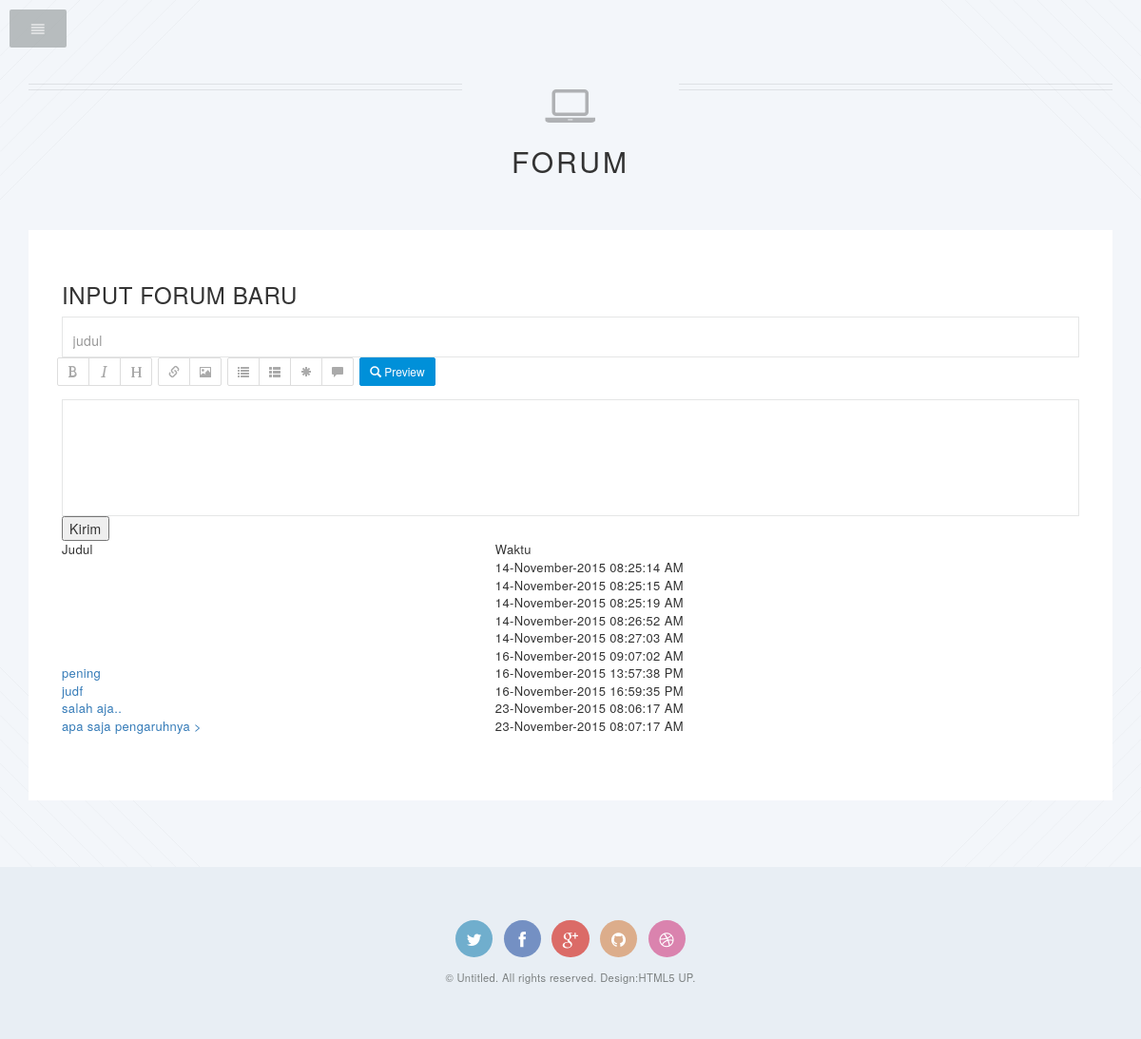
Screenshot of /forumdaftar2.php with the database file from the repository.
### tables this page shows
CREATE TABLE IF NOT EXISTS `tbkomunikasi` (
  `id_kom` int(11) NOT NULL,
  `tipe` int(1) NOT NULL COMMENT '0=reply, 1=forum, 2=komentar_materi',
  `id_materi` int(11) NOT NULL,
  `id_anggota` int(11) NOT NULL,
  `judul` varchar(64) NOT NULL,
  `waktu` int(11) NOT NULL,
  `isi` text NOT NULL,
  `status` int(1) NOT NULL DEFAULT '0' COMMENT '0=terbuka, 1=tertutup, 2=Dihapus',
  `balasan` text NOT NULL
);

### forum/daftar.php (the view, shortened to what this page needs)
<table width="100% " border="1">
  <tr>
    <td>Judul</td>
    <td>Waktu</td>
  </tr>
  <?php
  	$sql = 'SELECT * FROM tbkomunikasi WHERE tipe = 1 AND  status = 0';
	$data = mysql_query($sql);
	while ($row = mysql_fetch_assoc($data))
	{
  ?>
  <tr>
    <td><a href="forum2.php?id=<?php echo $row['id_kom']?>">
	<?php echo $row['judul']?>
	</a></td>
    <td><?php echo date('d-F-Y H:i:s A', $row['waktu'])?></td>
  </tr>
<?Php
}
?>
</table>

### css/style.css (style rules this page uses)
body, #skel-layers-wrapper { background: #f3f6fa; }
body, input, select, textarea { color: #7c8081; font-family: 'Lato', sans-serif; font-size: 15pt; font-weight: 300; letter-spacing: 0.025em; line-height: 1.75em; }
a { color: #3fb1a3; text-decoration: underline; }
p, ul, ol, dl, table, blockquote { margin: 0 0 2em 0; }
table { width: 100%; }

### css/style-wide.css (style rules this page uses)
body, input, select, textarea { font-size: 14pt; }

### css/style-normal.css (style rules this page uses)
body, input, select, textarea { font-size: 13pt; letter-spacing: 0.025em; line-height: 1.65em; }

### css/style-narrow.css (style rules this page uses)
body, input, select, textarea { font-size: 13pt; letter-spacing: 0.025em; line-height: 1.5em; }

### rows the page displays
tbkomunikasi: waktu "14-November-2015 08:25:14 AM"
tbkomunikasi: waktu "14-November-2015 08:25:15 AM"
tbkomunikasi: waktu "14-November-2015 08:25:19 AM"
tbkomunikasi: waktu "14-November-2015 08:26:52 AM"
tbkomunikasi: waktu "14-November-2015 08:27:03 AM"
tbkomunikasi: waktu "16-November-2015 09:07:02 AM"
tbkomunikasi: judul "pening", waktu "16-November-2015 13:57:38 PM"
tbkomunikasi: judul "judf", waktu "16-November-2015 16:59:35 PM"
tbkomunikasi: judul "salah aja..", waktu "23-November-2015 08:06:17 AM"
tbkomunikasi: judul "apa saja pengaruhnya >", waktu "23-November-2015 08:07:17 AM"

### other values shown
$judul_input "INPUT FORUM BARU"
